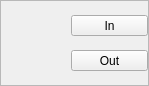
<?xml version="1.0" encoding="UTF-8"?>
<ui version="4.0">
 <class>Frame</class>
 <widget class="QFrame" name="Frame">
  <property name="geometry">
   <rect>
    <x>0</x>
    <y>0</y>
    <width>149</width>
    <height>86</height>
   </rect>
  </property>
  <property name="windowTitle">
   <string>Frame</string>
  </property>
  <property name="frameShape">
   <enum>QFrame::StyledPanel</enum>
  </property>
  <layout class="QHBoxLayout" name="horizontalLayout">
   <property name="leftMargin">
    <number>0</number>
   </property>
   <property name="topMargin">
    <number>0</number>
   </property>
   <property name="rightMargin">
    <number>0</number>
   </property>
   <property name="bottomMargin">
    <number>0</number>
   </property>
   <item>
    <widget class="QLabel" name="statusLabel">
     <property name="maximumSize">
      <size>
       <width>64</width>
       <height>64</height>
      </size>
     </property>
     <property name="text">
      <string/>
     </property>
     <property name="pixmap">
      <pixmap resource="../../../resource/icons/icons.qrc">:/icons/beamstop-inconsistent.svg</pixmap>
     </property>
     <property name="scaledContents">
      <bool>true</bool>
     </property>
    </widget>
   </item>
   <item>
    <layout class="QVBoxLayout" name="verticalLayout">
     <property name="spacing">
      <number>0</number>
     </property>
     <item>
      <widget class="QToolButton" name="inToolButton">
       <property name="sizePolicy">
        <sizepolicy hsizetype="Minimum" vsizetype="Fixed">
         <horstretch>0</horstretch>
         <verstretch>0</verstretch>
        </sizepolicy>
       </property>
       <property name="toolTip">
        <string>Move beam-stop in</string>
       </property>
       <property name="text">
        <string>In</string>
       </property>
       <property name="icon">
        <iconset resource="../../../resource/icons/icons.qrc">
         <normaloff>:/icons/beamstop-in.svg</normaloff>:/icons/beamstop-in.svg</iconset>
       </property>
       <property name="iconSize">
        <size>
         <width>24</width>
         <height>24</height>
        </size>
       </property>
       <property name="toolButtonStyle">
        <enum>Qt::ToolButtonTextBesideIcon</enum>
       </property>
      </widget>
     </item>
     <item>
      <widget class="QToolButton" name="outToolButton">
       <property name="sizePolicy">
        <sizepolicy hsizetype="Minimum" vsizetype="Fixed">
         <horstretch>0</horstretch>
         <verstretch>0</verstretch>
        </sizepolicy>
       </property>
       <property name="toolTip">
        <string>Move beam-stop out</string>
       </property>
       <property name="text">
        <string>Out</string>
       </property>
       <property name="icon">
        <iconset resource="../../../resource/icons/icons.qrc">
         <normaloff>:/icons/beamstop-out.svg</normaloff>:/icons/beamstop-out.svg</iconset>
       </property>
       <property name="iconSize">
        <size>
         <width>24</width>
         <height>24</height>
        </size>
       </property>
       <property name="toolButtonStyle">
        <enum>Qt::ToolButtonTextBesideIcon</enum>
       </property>
      </widget>
     </item>
    </layout>
   </item>
  </layout>
 </widget>
 <resources>
  <include location="../../../resource/icons/icons.qrc"/>
 </resources>
 <connections/>
</ui>
